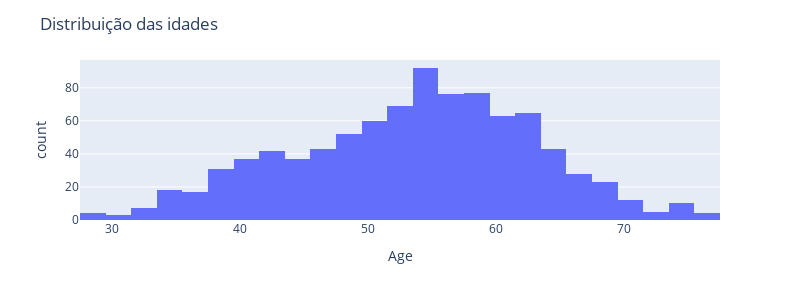

Here is the notebook cell this chart was saved with:
### Code cell
import plotly.express as px
hist1 = px.histogram(df, x = 'Age', nbins=40)
hist1.update_layout(width=800,height=300,title_text = 'Distribuição das idades')
hist1.show()

### Figure 1 — Plotly figure (JSON) as saved in the notebook; plotly's stock layout.template omitted (floating-point values rounded to 4 significant figures; data arrays with more than 128 entries replaced by an {"elided": "..."} marker saying what was removed)
{"data": [{"alignmentgroup": "True", "bingroup": "x", "hovertemplate": "Age=%{x}<br>count=%{y}<extra></extra>", "legendgroup": "", "marker": {"color": "#636efa", "pattern": {"shape": ""}}, "name": "", "nbinsx": 40, "offsetgroup": "", "orientation": "v", "showlegend": false, "type": "histogram", "x": {"elided": "918 int values"}, "xaxis": "x", "yaxis": "y"}], "layout": {"barmode": "relative", "height": 300, "legend": {"tracegroupgap": 0}, "margin": {"t": 60}, "title": {"text": "Distribuição das idades"}, "width": 800, "xaxis": {"anchor": "y", "domain": [0, 1], "title": {"text": "Age"}}, "yaxis": {"anchor": "x", "domain": [0, 1], "title": {"text": "count"}}}}
